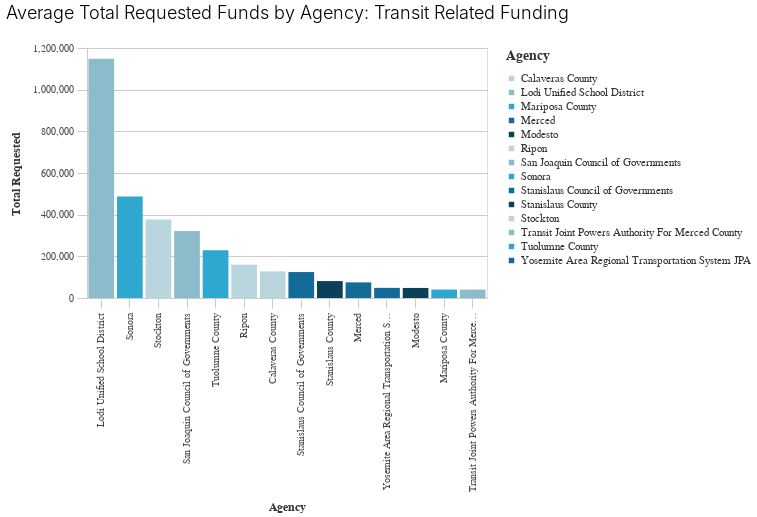

The notebook cell saved with this chart:
### Code cell
_dla_utils.basic_bar_chart((((_dla_utils.calculate_data_all(transit, 'total_requested', 'primary_agency_name', aggfunc="mean"))
                          >>arrange(-_.total_requested)).head(30)
                        ), 'primary_agency_name','total_requested', 'primary_agency_name', subset,
                           'Average Total Requested Funds by Agency: Transit Related Funding'
                       )

### Figure 1 — Vega-Lite specification as saved in the notebook (floating-point values rounded to 4 significant figures)
{"config": {"view": {"continuousWidth": 400, "continuousHeight": 300}, "axis": {"domainColor": "#cbcbcb", "grid": true, "gridColor": "#cbcbcb", "gridWidth": 1, "labelColor": "#474747", "labelFont": "Nunito Sans", "labelFontSize": 10, "labelPadding": 4, "tickColor": "#cbcbcb", "tickSize": 10, "titleColor": "#333", "titleFont": "Raleway", "titleFontSize": 12, "titlePadding": 10}, "axisBand": {"grid": false}, "background": "white", "font": "Raleway", "header": {"labelFont": "Nunito Sans", "titleFont": "Raleway"}, "legend": {"labelColor": "#333", "labelFont": "Nunito Sans", "labelFontSize": 11, "labelLimit": 0, "padding": 1, "symbolSize": 30, "symbolType": "square", "titleColor": "#333", "titleFont": "Raleway", "titleFontSize": 14, "titlePadding": 10}, "title": {"anchor": "middle", "font": "Raleway", "fontSize": 18, "fontWeight": 300, "offset": 20}}, "data": {"name": "data-f1cfa6dd56de5dd2ba1cb95035a608c8"}, "mark": "bar", "encoding": {"color": {"field": "primary_agency_name", "legend": {"title": "Agency"}, "scale": {"range": ["#B9D6DF", "#8CBCCB", "#2EA8CE", "#136C97", "#0B405B"]}, "type": "nominal"}, "x": {"field": "primary_agency_name", "sort": "-y", "title": "Agency", "type": "nominal"}, "y": {"field": "total_requested", "title": "Total Requested", "type": "quantitative"}}, "height": 250, "title": "Average Total Requested Funds by Agency: Transit Related Funding", "width": 400, "$schema": "https://vega.github.io/schema/vega-lite/v4.17.0.json", "datasets": {"data-f1cfa6dd56de5dd2ba1cb95035a608c8": [{"primary_agency_name": "Lodi Unified School District", "total_requested": 1148000.0}, {"primary_agency_name": "Sonora", "total_requested": 487000.0}, {"primary_agency_name": "Stockton", "total_requested": 377100.0}, {"primary_agency_name": "San Joaquin Council of Governments", "total_requested": 321800.0}, {"primary_agency_name": "Tuolumne County", "total_requested": 228800.0}, {"primary_agency_name": "Ripon", "total_requested": 159600.0}, {"primary_agency_name": "Calaveras County", "total_requested": 127600.0}, {"primary_agency_name": "Stanislaus Council of Governments", "total_requested": 124500.0}, {"primary_agency_name": "Stanislaus County", "total_requested": 81190.0}, {"primary_agency_name": "Merced", "total_requested": 75000.0}, {"primary_agency_name": "Yosemite Area Regional Transportation System JPA", "total_requested": 48570.0}, {"primary_agency_name": "Modesto", "total_requested": 48280.0}, {"primary_agency_name": "Mariposa County", "total_requested": 40530.0}, {"primary_agency_name": "Transit Joint Powers Authority For Merced County", "total_requested": 40320.0}]}}
